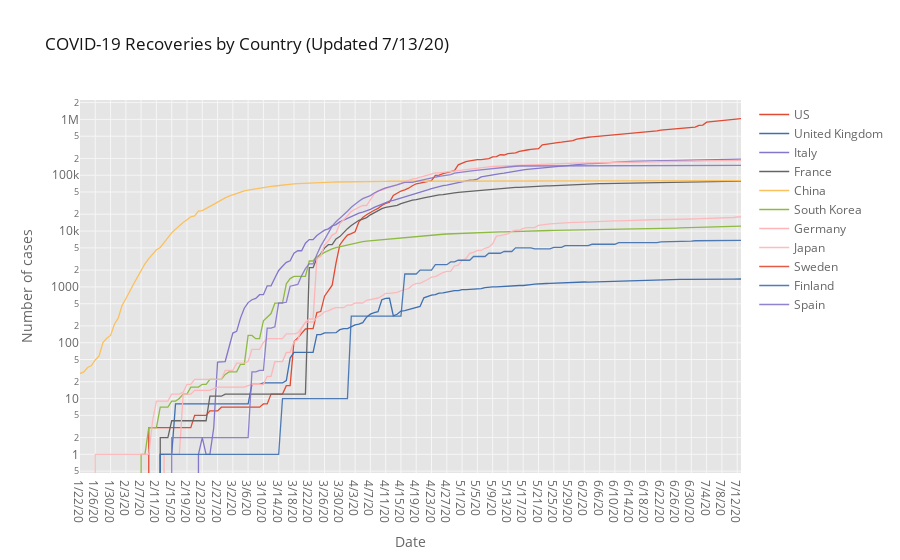

The cell this chart's notebook holds for it:
### Markdown cell above
## Recovered

### Code cell
# plot the confirmed rates
fig = go.Figure()
by_country.xs('Recovered', axis=1, level=1).iplot(
    kind='lines', yaxis_type='log', theme='ggplot',
    title='COVID-19 Recoveries by Country (Updated {})'.format(by_country.index.tolist()[-1]),
    yaxis_title='Number of cases', xaxis_title='Date')

### Figure 1 — Plotly figure (JSON) as saved in the notebook; plotly's stock layout.template omitted (floating-point values rounded to 4 significant figures; data arrays with more than 128 entries replaced by an {"elided": "..."} marker saying what was removed)
{"data": [{"line": {"color": "rgba(226, 74, 51, 1.0)", "dash": "solid", "shape": "linear", "width": 1.3}, "mode": "lines", "name": "US", "text": "", "type": "scatter", "x": {"elided": "174 str values"}, "y": {"elided": "174 int values"}}, {"line": {"color": "rgba(62, 111, 176, 1.0)", "dash": "solid", "shape": "linear", "width": 1.3}, "mode": "lines", "name": "United Kingdom", "text": "", "type": "scatter", "x": {"elided": "174 str values"}, "y": {"elided": "174 int values"}}, {"line": {"color": "rgba(132, 118, 202, 1.0)", "dash": "solid", "shape": "linear", "width": 1.3}, "mode": "lines", "name": "Italy", "text": "", "type": "scatter", "x": {"elided": "174 str values"}, "y": {"elided": "174 int values"}}, {"line": {"color": "rgba(101, 101, 101, 1.0)", "dash": "solid", "shape": "linear", "width": 1.3}, "mode": "lines", "name": "France", "text": "", "type": "scatter", "x": {"elided": "174 str values"}, "y": {"elided": "174 int values"}}, {"line": {"color": "rgba(251, 193, 94, 1.0)", "dash": "solid", "shape": "linear", "width": 1.3}, "mode": "lines", "name": "China", "text": "", "type": "scatter", "x": {"elided": "174 str values"}, "y": {"elided": "174 int values"}}, {"line": {"color": "rgba(142, 186, 66, 1.0)", "dash": "solid", "shape": "linear", "width": 1.3}, "mode": "lines", "name": "South Korea", "text": "", "type": "scatter", "x": {"elided": "174 str values"}, "y": {"elided": "174 int values"}}, {"line": {"color": "rgba(255, 181, 184, 1.0)", "dash": "solid", "shape": "linear", "width": 1.3}, "mode": "lines", "name": "Germany", "text": "", "type": "scatter", "x": {"elided": "174 str values"}, "y": {"elided": "174 int values"}}, {"line": {"color": "rgba(255, 181, 184, 0.8999999999999999)", "dash": "solid", "shape": "linear", "width": 1.3}, "mode": "lines", "name": "Japan", "text": "", "type": "scatter", "x": {"elided": "174 str values"}, "y": {"elided": "174 int values"}}, {"line": {"color": "rgba(226, 74, 51, 0.8999999999999999)", "dash": "solid", "shape": "linear", "width": 1.3}, "mode": "lines", "name": "Sweden", "text": "", "type": "scatter", "x": {"elided": "174 str values"}, "y": {"elided": "174 int values"}}, {"line": {"color": "rgba(62, 111, 176, 0.8999999999999999)", "dash": "solid", "shape": "linear", "width": 1.3}, "mode": "lines", "name": "Finland", "text": "", "type": "scatter", "x": {"elided": "174 str values"}, "y": {"elided": "174 int values"}}, {"line": {"color": "rgba(132, 118, 202, 0.8999999999999999)", "dash": "solid", "shape": "linear", "width": 1.3}, "mode": "lines", "name": "Spain", "text": "", "type": "scatter", "x": {"elided": "174 str values"}, "y": {"elided": "174 int values"}}], "layout": {"legend": {"bgcolor": "#FFFFFF", "font": {"color": "#666666"}}, "paper_bgcolor": "#FFFFFF", "plot_bgcolor": "#E5E5E5", "title": {"font": {"color": "#151516"}, "text": "COVID-19 Recoveries by Country (Updated 7/13/20)"}, "xaxis": {"gridcolor": "#F6F6F6", "showgrid": true, "tickfont": {"color": "#666666"}, "title": {"font": {"color": "#666666"}, "text": "Date"}, "zerolinecolor": "#F6F6F6"}, "yaxis": {"gridcolor": "#F6F6F6", "showgrid": true, "tickfont": {"color": "#666666"}, "title": {"font": {"color": "#666666"}, "text": "Number of cases"}, "type": "log", "zerolinecolor": "#F6F6F6"}}}
